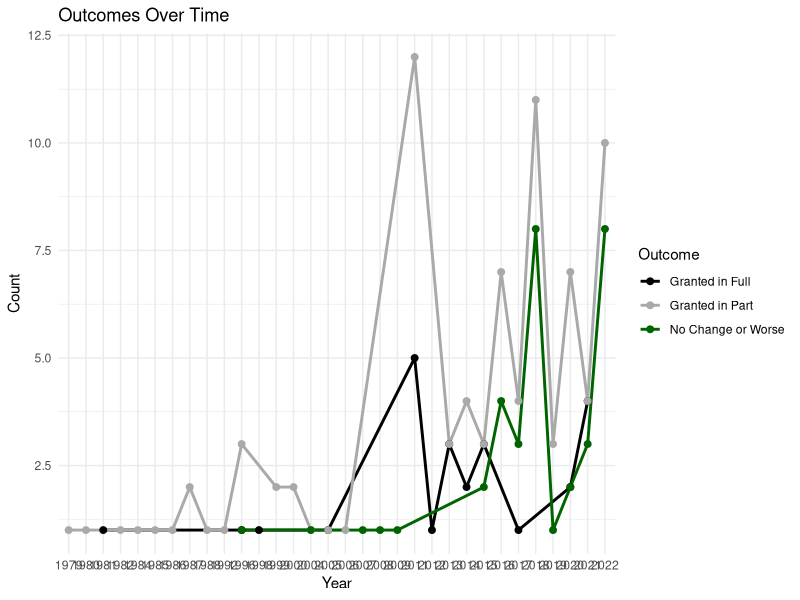
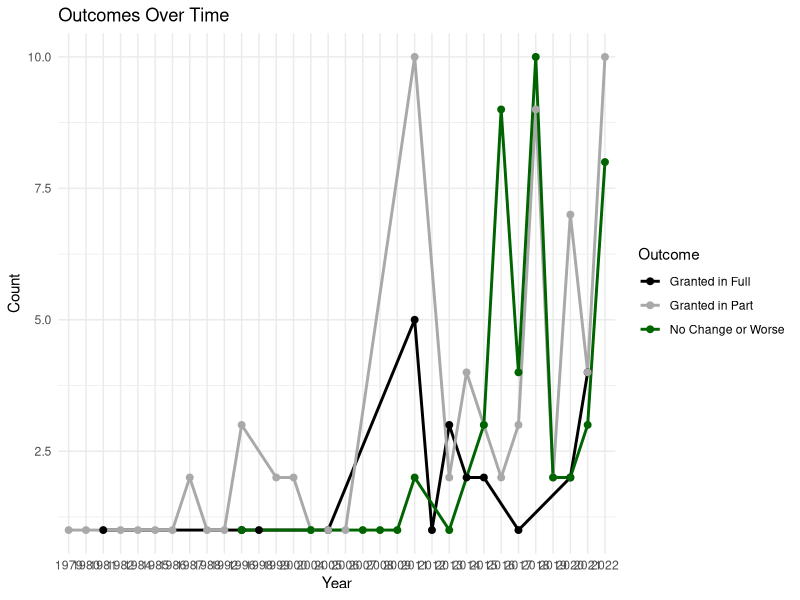

Write R code to recreate these figures, in order.

library(tidyverse)

# read data into tibble
petitions <- read_csv("Updated/Master_edited_new.csv")

# create identifier
petitions$ID <- 1:nrow(petitions)

# rename relevant columns
names(petitions)[1] <- 'include'
names(petitions)[3] <- 'tax_year'
names(petitions)[11] <- 'FCV_owner'
names(petitions)[12] <- 'LPV_owner'
names(petitions)[13] <- 'FCV_notice'
names(petitions)[14] <- 'LPV_notice'
names(petitions)[15] <- 'FCV_decision'
names(petitions)[16] <- 'LPV_decision'
names(petitions)[19] <- 'outcome'
names(petitions)[20] <- 'outcome_details'
names(petitions)[21] <- 'FCV_change'
names(petitions)[22] <- 'LPV_change'

petitions$tax_year = as.character(petitions$tax_year)
pet = subset(petitions,include == 1)

p4a <- ggplot(pet %>% count(tax_year, outcome_FCV), 
               aes(x = tax_year, y = n, color = outcome_FCV, group = outcome_FCV)) + 
  geom_line(size = 1) + 
  geom_point(size = 2) + 
  scale_color_manual(values = c("No Change or Worse" = "darkgreen", 
                                "Granted in Full" = "black", 
                                "Granted in Part" = "darkgrey")) + 
  theme_minimal() + 
  labs(title = "Outcomes Over Time", x = "Year", y = "Count", color = "Outcome")

p4b <- ggplot(pet %>% count(tax_year, outcome_LPV), 
              aes(x = tax_year, y = n, color = outcome_LPV, group = outcome_LPV)) + 
  geom_line(size = 1) + 
  geom_point(size = 2) + 
  scale_color_manual(values = c("No Change or Worse" = "darkgreen", 
                                "Granted in Full" = "black", 
                                "Granted in Part" = "darkgrey")) + 
  theme_minimal() + 
  labs(title = "Outcomes Over Time", x = "Year", y = "Count", color = "Outcome")
